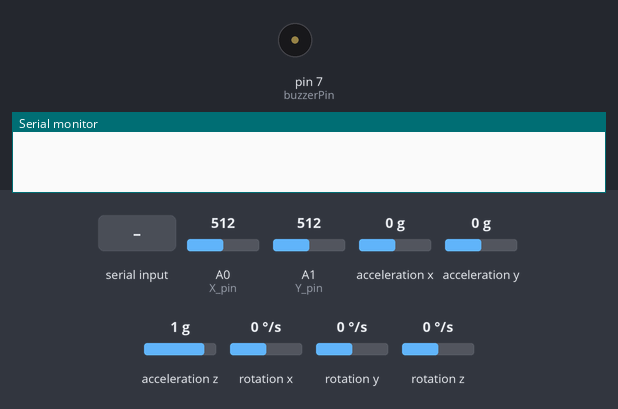
Recording of a sketch running on a simulated Arduino Uno, built with avr-gcc and run on an emulated ATmega328P. On the bench: buzzer (waves = sounding, pin HIGH), the last lines printed to the serial monitor. Wiring (inferred from the names in the program): MPU-6050 motion sensor at I2C address 0x68. Inputs (shaded band) come from the test bench; at power-on: A0 (X_pin) = 512, A1 (Y_pin) = 512, acceleration x 0 g, acceleration y 0 g, acceleration z 1 g, rotation x 0 °/s, rotation y 0 °/s, rotation z 0 °/s.

Above: at 1.2 s.
1.3 s: "B" received over Serial
At 2.2 s:
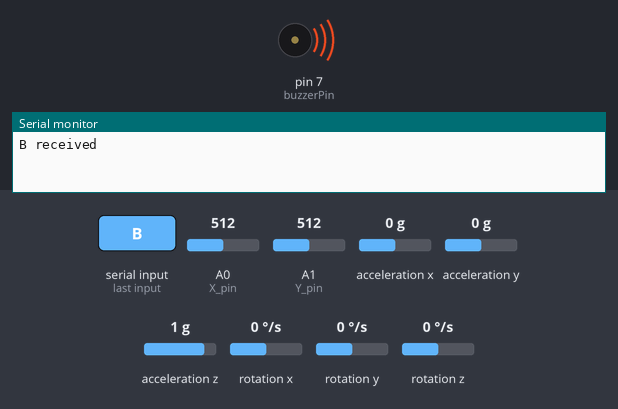
5.9 s: A0 (X_pin) set to 561
7.4 s: A0 (X_pin) set to 584
Timing chart, 0 to 10.4 s (numbered marks = the images above; inputs shaded):
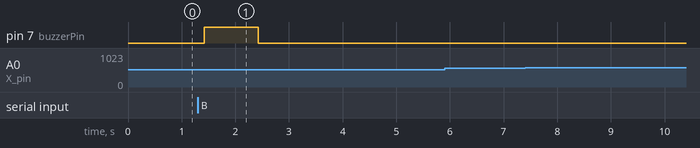

The sketch:

MyAnalog_Joystick_Gyro.ino
```cpp
// Arduino pin numbers
#include<Wire.h>
const int MPU_addr=0x68;  // I2C address of the MPU-6050
int16_t GyX,GyY;

const int X_pin = 0; // analog pin connected to X output
const int Y_pin = 1; // analog pin connected to Y output
int direction = 0;
int gyro;
int incomingbyte;
int buzzerPin = 7;


void setup() {
  Serial.begin(9600);
  pinMode(buzzerPin, OUTPUT);

  Wire.begin();
  Wire.beginTransmission(MPU_addr);
  Wire.write(0x6B);  // PWR_MGMT_1 register
  Wire.write(0);     // set to zero (wakes up the MPU-6050)
  Wire.endTransmission(true);
  Serial.begin(9600);
}

void loop() {
//  Serial.print("Switch:  ");
//  Serial.print(digitalRead(SW_pin));
//  Serial.print(direction);
//  Serial.print("\n");

  Wire.beginTransmission(MPU_addr);
  Wire.write(0x3B);  // starting with register 0x3B (ACCEL_XOUT_H)
  Wire.endTransmission(false);
  Wire.requestFrom(MPU_addr,14,true);  // request a total of 14 registers


  GyX=Wire.read()<<8|Wire.read();  // 0x43 (GYRO_XOUT_H) & 0x44 (GYRO_XOUT_L)
  GyY=Wire.read()<<8|Wire.read();  // 0x45 (GYRO_YOUT_H) & 0x46 (GYRO_YOUT_L)

  if(GyY < -5000){
    gyro = 4;
    Serial.print("up");
  }

  if(GyY > 5000){
    gyro = 3;
    Serial.print("down");
  }

  if(GyX < -5000){
    gyro = 2;
    Serial.print("right");
  }

  if(GyX > 5000){
    gyro = 1;
    Serial.print("left");
  }


  delay(1);

  if(Serial.available() > 0){
  incomingbyte = Serial.read();
  }

  if(incomingbyte == 'B'){
    Serial.print("B received");
    incomingbyte = 69;
    digitalWrite(buzzerPin, HIGH);
    delay(1000);
    digitalWrite(buzzerPin, LOW);
  }


//  Serial.print("X-axis: ");
  if( ((analogRead(X_pin)) > 412) && ((analogRead(X_pin)) < 572) && ((analogRead(Y_pin)) > 430) && ((analogRead(Y_pin)) < 590) ) {
//    Serial.print(analogRead(X_pin));
//    Serial.print("\n center");
      //direction = 0;
      //Serial.print(direction);
  }

  else if((analogRead(X_pin)) < 412){
//    Serial.print(analogRead(X_pin));
//    Serial.print("\n right");
      direction = 2;
      Serial.print("right");
  }

  else if((analogRead(X_pin)) > 572){
//    Serial.print(analogRead(X_pin));
//    Serial.print("\n left");
      direction = 1;
      Serial.print("left");
  }
  else if((analogRead(Y_pin)) > 590){
//    Serial.println(analogRead(Y_pin));
//    Serial.println(" up");
      direction = 4;
      Serial.print("up");
   }

   else if((analogRead(Y_pin)) < 430){
//    Serial.println(analogRead(Y_pin));
//    Serial.println(" down");
      direction = 3;
      Serial.print("down");
   }

  delay(200);
}
```

Measured:
- after the input at 1.3 s, pin 7 (buzzerPin): LOW → HIGH after 0.13 s, → LOW 1.0 s later
- after the input at 5.9 s, every drawn part: stays the same
